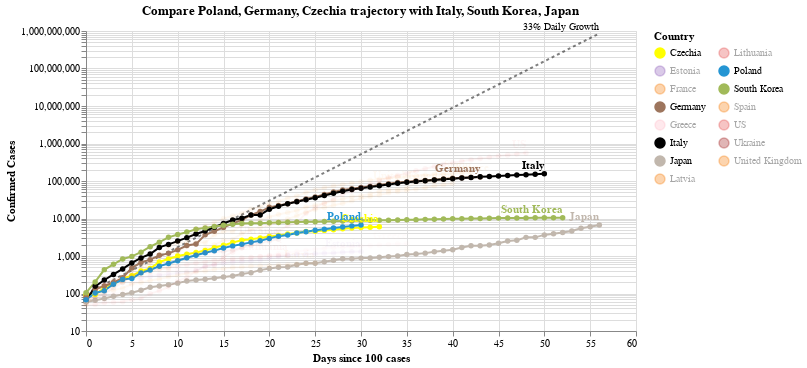

Write notebook code for a chart like this one.
### Code cell
#hide_input
chart2 = make_since_chart(['Poland', 'Germany', 'Czechia'])
chart2

### Figure 1 — Vega-Lite specification as saved in the notebook (floating-point values rounded to 4 significant figures; data arrays with more than 128 entries replaced by an {"elided": "..."} marker saying what was removed)
{"config": {"view": {"continuousWidth": 400, "continuousHeight": 300}}, "layer": [{"mark": {"type": "line", "color": "black", "opacity": 0.5, "strokeDash": [3, 3]}, "encoding": {"x": {"type": "quantitative", "field": "Days since 100 cases"}, "y": {"type": "quantitative", "field": "Confirmed Cases"}}}, {"mark": {"type": "text", "align": "right", "dy": -6, "fontSize": 10, "text": "33% Daily Growth"}, "encoding": {"x": {"type": "quantitative", "field": "Days since 100 cases"}, "y": {"type": "quantitative", "field": "Confirmed Cases"}}, "transform": [{"filter": "(datum['Days since 100 cases'] >= 56)"}]}, {"data": {"name": "data-1cf27e9e2534bc1d737b7c19c1dc51da"}, "mark": {"type": "line", "point": true}, "encoding": {"color": {"type": "nominal", "field": "Country", "legend": {"columns": 2}, "scale": {"domain": ["Czechia", "Estonia", "France", "Germany", "Greece", "Italy", "Japan", "Latvia", "Lithuania", "Poland", "South Korea", "Spain", "US", "Ukraine", "United Kingdom"], "range": ["yellow", "#9467bd", "#F58518", "#9D755D", "pink", "black", "#C1B7AD", "#F58518", "#E45756", "#2495D3", "#A1BA59", "#F58518", "#E45756", "brown", "#F58518"]}}, "opacity": {"condition": {"value": 1, "selection": "selector002"}, "value": 0.05}, "tooltip": [{"type": "nominal", "field": "Country"}, {"type": "temporal", "field": "Date"}, {"type": "quantitative", "field": "Confirmed Cases"}, {"type": "quantitative", "field": "Days since 100 cases"}], "x": {"type": "quantitative", "field": "Days since 100 cases"}, "y": {"type": "quantitative", "field": "Confirmed Cases", "scale": {"type": "log"}}}, "selection": {"selector002": {"type": "multi", "fields": ["Country"], "bind": "legend", "init": [{"Country": "Poland"}, {"Country": "Germany"}, {"Country": "Czechia"}, {"Country": "Italy"}, {"Country": "South Korea"}, {"Country": "Japan"}]}}, "width": 550}, {"data": {"name": "data-1cf27e9e2534bc1d737b7c19c1dc51da"}, "mark": {"type": "text", "align": "right", "dy": -8, "fontWeight": "bold"}, "encoding": {"color": {"type": "nominal", "field": "Country", "legend": {"columns": 2}, "scale": {"domain": ["Czechia", "Estonia", "France", "Germany", "Greece", "Italy", "Japan", "Latvia", "Lithuania", "Poland", "South Korea", "Spain", "US", "Ukraine", "United Kingdom"], "range": ["yellow", "#9467bd", "#F58518", "#9D755D", "pink", "black", "#C1B7AD", "#F58518", "#E45756", "#2495D3", "#A1BA59", "#F58518", "#E45756", "brown", "#F58518"]}}, "opacity": {"condition": {"value": 1, "selection": "selector002"}, "value": 0.05}, "text": {"type": "nominal", "field": "Country"}, "tooltip": [{"type": "nominal", "field": "Country"}, {"type": "temporal", "field": "Date"}, {"type": "quantitative", "field": "Confirmed Cases"}, {"type": "quantitative", "field": "Days since 100 cases"}], "x": {"type": "quantitative", "field": "Days since 100 cases"}, "y": {"type": "quantitative", "field": "Confirmed Cases", "scale": {"type": "log"}}}, "transform": [{"filter": "(datum['Date'] >= 1586649600000)"}], "width": 550}], "data": {"name": "data-6d527464a2b9614b26c91f0aea8e966b"}, "title": "Compare Poland, Germany, Czechia trajectory with Italy, South Korea, Japan", "$schema": "https://vega.github.io/schema/vega-lite/v4.0.2.json", "datasets": {"data-6d527464a2b9614b26c91f0aea8e966b": [{"Days since 100 cases": 0, "Confirmed Cases": 100.0}, {"Days since 100 cases": 1, "Confirmed Cases": 133.0}, {"Days since 100 cases": 2, "Confirmed Cases": 176.9}, {"Days since 100 cases": 3, "Confirmed Cases": 235.3}, {"Days since 100 cases": 4, "Confirmed Cases": 312.9}, {"Days since 100 cases": 5, "Confirmed Cases": 416.2}, {"Days since 100 cases": 6, "Confirmed Cases": 553.5}, {"Days since 100 cases": 7, "Confirmed Cases": 736.1}, {"Days since 100 cases": 8, "Confirmed Cases": 979.1}, {"Days since 100 cases": 9, "Confirmed Cases": 1302.0}, {"Days since 100 cases": 10, "Confirmed Cases": 1732.0}, {"Days since 100 cases": 11, "Confirmed Cases": 2303.0}, {"Days since 100 cases": 12, "Confirmed Cases": 3064.0}, {"Days since 100 cases": 13, "Confirmed Cases": 4074.0}, {"Days since 100 cases": 14, "Confirmed Cases": 5419.0}, {"Days since 100 cases": 15, "Confirmed Cases": 7207.0}, {"Days since 100 cases": 16, "Confirmed Cases": 9586.0}, {"Days since 100 cases": 17, "Confirmed Cases": 12750.0}, {"Days since 100 cases": 18, "Confirmed Cases": 16960.0}, {"Days since 100 cases": 19, "Confirmed Cases": 22550.0}, {"Days since 100 cases": 20, "Confirmed Cases": 29990.0}, {"Days since 100 cases": 21, "Confirmed Cases": 39890.0}, {"Days since 100 cases": 22, "Confirmed Cases": 53060.0}, {"Days since 100 cases": 23, "Confirmed Cases": 70560.0}, {"Days since 100 cases": 24, "Confirmed Cases": 93850.0}, {"Days since 100 cases": 25, "Confirmed Cases": 124800.0}, {"Days since 100 cases": 26, "Confirmed Cases": 166000.0}, {"Days since 100 cases": 27, "Confirmed Cases": 220800.0}, {"Days since 100 cases": 28, "Confirmed Cases": 293700.0}, {"Days since 100 cases": 29, "Confirmed Cases": 390600.0}, {"Days since 100 cases": 30, "Confirmed Cases": 519500.0}, {"Days since 100 cases": 31, "Confirmed Cases": 690900.0}, {"Days since 100 cases": 32, "Confirmed Cases": 918900.0}, {"Days since 100 cases": 33, "Confirmed Cases": 1222000.0}, {"Days since 100 cases": 34, "Confirmed Cases": 1625000.0}, {"Days since 100 cases": 35, "Confirmed Cases": 2162000.0}, {"Days since 100 cases": 36, "Confirmed Cases": 2875000.0}, {"Days since 100 cases": 37, "Confirmed Cases": 3824000.0}, {"Days since 100 cases": 38, "Confirmed Cases": 5086000.0}, {"Days since 100 cases": 39, "Confirmed Cases": 6764000.0}, {"Days since 100 cases": 40, "Confirmed Cases": 8996000.0}, {"Days since 100 cases": 41, "Confirmed Cases": 11970000.0}, {"Days since 100 cases": 42, "Confirmed Cases": 15910000.0}, {"Days since 100 cases": 43, "Confirmed Cases": 21170000.0}, {"Days since 100 cases": 44, "Confirmed Cases": 28150000.0}, {"Days since 100 cases": 45, "Confirmed Cases": 37440000.0}, {"Days since 100 cases": 46, "Confirmed Cases": 49790000.0}, {"Days since 100 cases": 47, "Confirmed Cases": 66230000.0}, {"Days since 100 cases": 48, "Confirmed Cases": 88080000.0}, {"Days since 100 cases": 49, "Confirmed Cases": 117100000.0}, {"Days since 100 cases": 50, "Confirmed Cases": 155800000.0}, {"Days since 100 cases": 51, "Confirmed Cases": 207200000.0}, {"Days since 100 cases": 52, "Confirmed Cases": 275600000.0}, {"Days since 100 cases": 53, "Confirmed Cases": 366600000.0}, {"Days since 100 cases": 54, "Confirmed Cases": 487500000.0}, {"Days since 100 cases": 55, "Confirmed Cases": 648400000.0}, {"Days since 100 cases": 56, "Confirmed Cases": 862400000.0}], "data-1cf27e9e2534bc1d737b7c19c1dc51da": {"elided": "585 records"}}}
